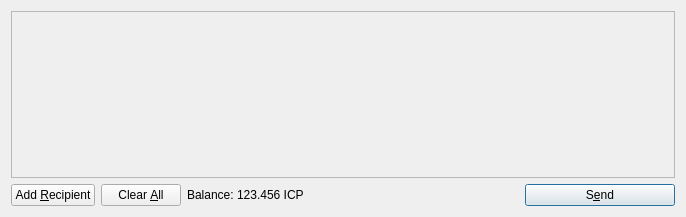
<?xml version="1.0" encoding="UTF-8"?>
<ui version="4.0">
 <class>SendCoinsDialog</class>
 <widget class="QDialog" name="SendCoinsDialog">
  <property name="geometry">
   <rect>
    <x>0</x>
    <y>0</y>
    <width>686</width>
    <height>217</height>
   </rect>
  </property>
  <property name="windowTitle">
   <string>Send Coins</string>
  </property>
  <layout class="QVBoxLayout" name="verticalLayout">
   <item>
    <widget class="QScrollArea" name="scrollArea">
     <property name="widgetResizable">
      <bool>true</bool>
     </property>
     <widget class="QWidget" name="scrollAreaWidgetContents">
      <property name="geometry">
       <rect>
        <x>0</x>
        <y>0</y>
        <width>666</width>
        <height>165</height>
       </rect>
      </property>
      <layout class="QVBoxLayout" name="verticalLayout_2">
       <property name="margin">
        <number>0</number>
       </property>
       <item>
        <layout class="QVBoxLayout" name="entries">
         <property name="spacing">
          <number>6</number>
         </property>
        </layout>
       </item>
       <item>
        <spacer name="verticalSpacer">
         <property name="orientation">
          <enum>Qt::Vertical</enum>
         </property>
         <property name="sizeHint" stdset="0">
          <size>
           <width>20</width>
           <height>40</height>
          </size>
         </property>
        </spacer>
       </item>
      </layout>
     </widget>
    </widget>
   </item>
   <item>
    <layout class="QHBoxLayout" name="horizontalLayout">
     <item>
      <widget class="QPushButton" name="addButton">
       <property name="toolTip">
        <string>Send to multiple recipients at once</string>
       </property>
       <property name="text">
        <string>Add &amp;Recipient</string>
       </property>
       <property name="icon">
        <iconset resource="../bitcoin.qrc">
         <normaloff>:/icons/add</normaloff>:/icons/add</iconset>
       </property>
       <property name="autoDefault">
        <bool>false</bool>
       </property>
      </widget>
     </item>
     <item>
      <widget class="QPushButton" name="clearButton">
       <property name="sizePolicy">
        <sizepolicy hsizetype="Minimum" vsizetype="Fixed">
         <horstretch>0</horstretch>
         <verstretch>0</verstretch>
        </sizepolicy>
       </property>
       <property name="toolTip">
        <string>Remove all transaction fields</string>
       </property>
       <property name="text">
        <string>Clear &amp;All</string>
       </property>
       <property name="icon">
        <iconset resource="../bitcoin.qrc">
         <normaloff>:/icons/remove</normaloff>:/icons/remove</iconset>
       </property>
       <property name="autoRepeatDelay">
        <number>300</number>
       </property>
       <property name="autoDefault">
        <bool>false</bool>
       </property>
      </widget>
     </item>
     <item>
      <layout class="QHBoxLayout" name="horizontalLayout_2">
       <property name="spacing">
        <number>3</number>
       </property>
       <item>
        <widget class="QLabel" name="label">
         <property name="text">
          <string>Balance:</string>
         </property>
        </widget>
       </item>
       <item>
        <widget class="QLabel" name="labelBalance">
         <property name="cursor">
          <cursorShape>IBeamCursor</cursorShape>
         </property>
         <property name="text">
          <string>123.456 ICP</string>
         </property>
         <property name="textInteractionFlags">
          <set>Qt::LinksAccessibleByMouse|Qt::TextSelectableByKeyboard|Qt::TextSelectableByMouse</set>
         </property>
        </widget>
       </item>
      </layout>
     </item>
     <item>
      <spacer name="horizontalSpacer">
       <property name="orientation">
        <enum>Qt::Horizontal</enum>
       </property>
       <property name="sizeHint" stdset="0">
        <size>
         <width>40</width>
         <height>20</height>
        </size>
       </property>
      </spacer>
     </item>
     <item>
      <widget class="QPushButton" name="sendButton">
       <property name="minimumSize">
        <size>
         <width>150</width>
         <height>0</height>
        </size>
       </property>
       <property name="toolTip">
        <string>Confirm the send action</string>
       </property>
       <property name="text">
        <string>S&amp;end</string>
       </property>
       <property name="icon">
        <iconset resource="../bitcoin.qrc">
         <normaloff>:/icons/send</normaloff>:/icons/send</iconset>
       </property>
       <property name="default">
        <bool>true</bool>
       </property>
      </widget>
     </item>
    </layout>
   </item>
  </layout>
 </widget>
 <resources>
  <include location="../bitcoin.qrc"/>
 </resources>
 <connections/>
</ui>
